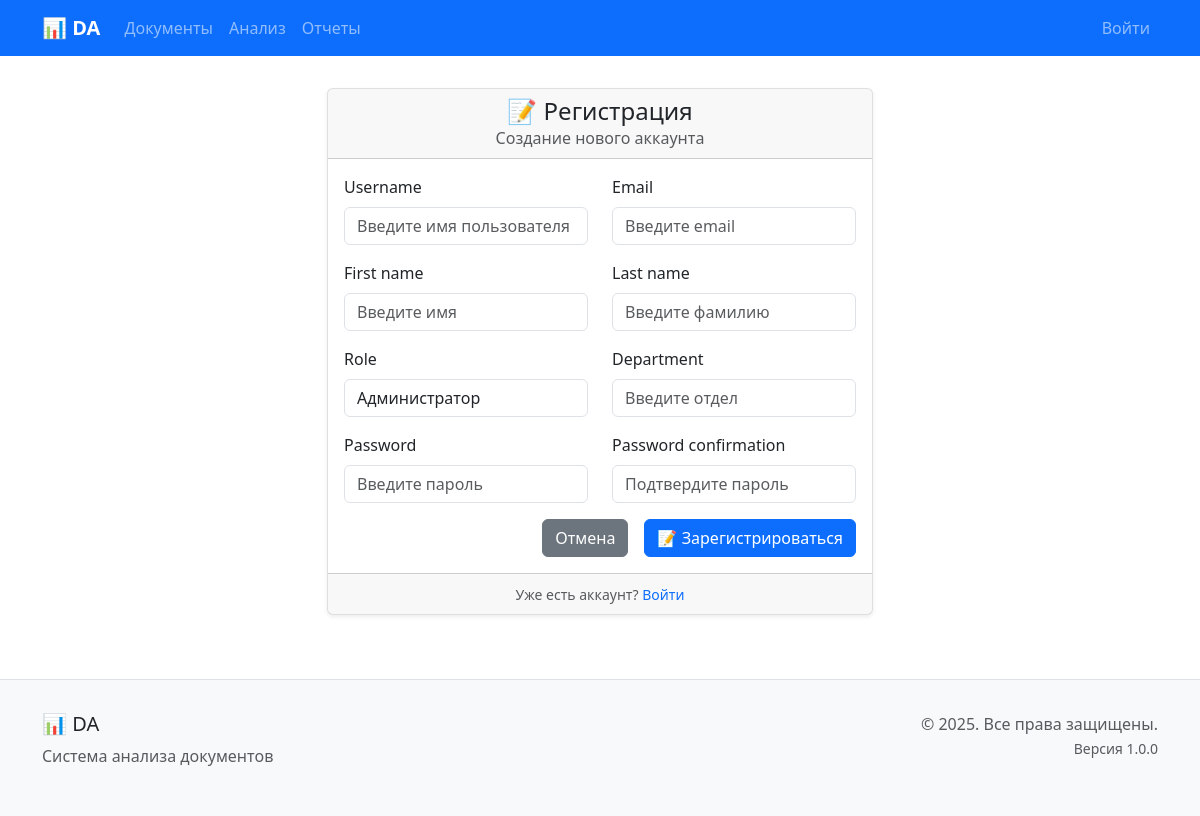
The page /users/register/ on the database its author committed.
### settings/models.py (models this page shows, shortened)
class ApplicationSettings(models.Model):
    app_name = models.CharField(
        max_length=100,
        default='📊 Анализатор документов',
        verbose_name='Название приложения'
    )
    app_description = models.TextField(
        default='Система анализа документов',
        verbose_name='Описание приложения'
    )
    max_file_size = models.PositiveIntegerField(
        default=10485760,  # 10MB
        verbose_name='Максимальный размер файла (байты)'
    )
    allowed_file_types = models.TextField(
        default='docx,pdf',
        verbose_name='Разрешенные типы файлов (через запятую)'
    )
    auto_analysis_enabled = models.BooleanField(
        default=True,
        verbose_name='Автоматический анализ включен'
    )
    analysis_timeout = models.PositiveIntegerField(
        default=300,  # 5 минут
        verbose_name='Таймаут анализа (секунды)'
    )
    default_neural_network_model = models.CharField(
        max_length=100,
        default='llama3',
        verbose_name='Модель нейросети по умолчанию'
    )
    auto_reports_enabled = models.BooleanField(
        default=True,
        verbose_name='Автоматическая генерация отчетов включена'
    )
    default_report_format = models.CharField(
        max_length=10,
        choices=[('pdf', 'PDF'), ('docx', 'DOCX')],
        default='pdf',
        verbose_name='Формат отчета по умолчанию'
    )
    items_per_page = models.PositiveIntegerField(
        default=10,
        verbose_name='Количество элементов на странице'
    )
    email_notifications_enabled = models.BooleanField(
        default=False,
        verbose_name='Email уведомления включены'
    )
    notification_email = models.EmailField(
        blank=True,
        verbose_name='Email для уведомлений'
    )
    session_timeout = models.PositiveIntegerField(
        default=3600,  # 1 час
        verbose_name='Таймаут сессии (секунды)'
    )
    max_login_attempts = models.PositiveIntegerField(
        default=5,
        verbose_name='Максимальное количество попыток входа'
    )
    microsoft_graph_enabled = models.BooleanField(
        default=False,
        verbose_name='Интеграция с Microsoft Graph включена'
    )
    microsoft_tenant_id = models.CharField(
        max_length=100,
        blank=True,
        verbose_name='ID арендатора Microsoft (Tenant ID)'
    )
    microsoft_client_id = models.CharField(
        max_length=100,
        blank=True,
        verbose_name='ID клиента Microsoft (Client ID)'
    )
    microsoft_client_secret = models.CharField(
        max_length=500,
        blank=True,
        verbose_name='Секрет клиента Microsoft (Client Secret)'
    )
    microsoft_redirect_uri = models.URLField(
        blank=True,
        default='http://localhost:8000/auth/microsoft/callback/',
        verbose_name='URI перенаправления Microsoft'
    )
    microsoft_scope = models.TextField(
        default='https://graph.microsoft.com/Files.Read https://graph.microsoft.com/Sites.Read.All',
        verbose_name='Области доступа Microsoft (Scope)'
    )
    microsoft_site_id = models.CharField(
        max_length=200,
        blank=True,
        verbose_name='ID сайта SharePoint'
    )
    microsoft_drive_id = models.CharField(
        max_length=200,
        blank=True,
        verbose_name='ID диска SharePoint'
    )
    microsoft_folder_path = models.CharField(
        max_length=500,
        blank=True,
        default='/Documents',
        verbose_name='Путь к папке в SharePoint'
    )
    microsoft_ad_sso_enabled = models.BooleanField(
        default=False,
        verbose_name='Microsoft Active Directory SSO включен'
    )
    microsoft_ad_sso_tenant_id = models.CharField(
        max_length=100,
        blank=True,
        verbose_name='ID арендатора AD (Tenant ID)'
    )
    microsoft_ad_sso_client_id = models.CharField(
        max_length=100,
        blank=True,
        verbose_name='ID клиента AD (Client ID)'
    )
    microsoft_ad_sso_client_secret = models.CharField(
        max_length=500,
        blank=True,
        verbose_name='Секрет клиента AD (Client Secret)'
    )
    microsoft_ad_sso_redirect_uri = models.URLField(
        blank=True,
        default='http://localhost:8000/auth/microsoft/sso/callback/',
        verbose_name='URI перенаправления AD SSO'
    )
    microsoft_ad_sso_scope = models.TextField(
        default='https://graph.microsoft.com/User.Read https://graph.microsoft.com/Group.Read.All',
        verbose_name='Области доступа AD SSO (Scope)'
    )
    microsoft_ad_sso_domain = models.CharField(
        max_length=200,
        blank=True,
        verbose_name='Домен Active Directory'
    )
    microsoft_ad_sso_directory_service = models.CharField(
        max_length=100,
        choices=[
            ('azure_ad', 'Azure Active Directory'),
            ('adfs', 'Active Directory Federation Services (ADFS)'),
            ('on_premises_ad', 'Локальный Active Directory'),
            ('hybrid_ad', 'Гибридная среда AD'),
        ],
        default='azure_ad',
        verbose_name='Тип службы каталогов'
    )
    microsoft_ad_sso_directory_url = models.URLField(
        blank=True,
        verbose_name='URL службы каталогов'
    )
    microsoft_ad_sso_realm = models.CharField(
        max_length=200,
        blank=True,
        verbose_name='Область (Realm)'
    )
    microsoft_ad_sso_issuer = models.URLField(
        blank=True,
        verbose_name='Издатель (Issuer)'
    )
    microsoft_ad_sso_metadata_url = models.URLField(
        blank=True,
        verbose_name='URL метаданных'
    )
    microsoft_ad_sso_certificate_thumbprint = models.CharField(
        max_length=100,
        blank=True,
        verbose_name='Отпечаток сертификата'
    )
    microsoft_ad_sso_saml_enabled = models.BooleanField(
        default=False,
        verbose_name='Использовать SAML'
    )
    created_at = models.DateTimeField(auto_now_add=True, verbose_name='Создано')
    updated_at = models.DateTimeField(auto_now=True, verbose_name='Обновлено')
    updated_by = models.ForeignKey(
        User,
        on_delete=models.SET_NULL,
        null=True,
        blank=True,
        verbose_name='Обновлено пользователем'
    )
    class Meta:
        verbose_name = 'Настройки приложения'
        verbose_name_plural = 'Настройки приложения'
    @classmethod
    def get_settings(cls):
        settings, created = cls.objects.get_or_create(
            defaults={
                'app_name': '📊 Анализатор документов',
                'app_description': 'Система анализа документов',
                'items_per_page': 10,
                'default_neural_network_model': 'llama3',
                'microsoft_graph_enabled': False,
                'microsoft_tenant_id': '',
                'microsoft_client_id': '',
                'microsoft_client_secret': '',
                'microsoft_redirect_uri': 'http://localhost:8000/auth/microsoft/callback/',
                'microsoft_scope': 'https://graph.microsoft.com/Files.Read https://graph.microsoft.com/Sites.Read.All',
                'microsoft_site_id': '',
                'microsoft_drive_id': '',
                'microsoft_folder_path': '/Documents',
                'microsoft_ad_sso_enabled': False,
                'microsoft_ad_sso_tenant_id': '',
                'microsoft_ad_sso_client_id': '',
                'microsoft_ad_sso_client_secret': '',
                'microsoft_ad_sso_redirect_uri': 'http://localhost:8000/auth/microsoft/sso/callback/',
                'microsoft_ad_sso_scope': 'https://graph.microsoft.com/User.Read https://graph.microsoft.com/Group.Read.All',
                'microsoft_ad_sso_domain': '',
                'microsoft_ad_sso_directory_service': 'azure_ad',
                'microsoft_ad_sso_directory_url': '',
                'microsoft_ad_sso_realm': '',
                'microsoft_ad_sso_issuer': '',
                'microsoft_ad_sso_metadata_url': '',
                'microsoft_ad_sso_certificate_thumbprint': '',
                'microsoft_ad_sso_saml_enabled': False,
            }
        )
        return settings

### users/views.py (the view, shortened to what this page needs)
# urls.py: path('register/', views.UserRegisterView.as_view(), name='register'),
class UserRegisterView(CreateView):
    model = User
    form_class = UserRegisterForm
    template_name = 'users/register.html'
    success_url = reverse_lazy('documents:list')

### templates/users/register.html (shortened to what this page needs)
{% extends 'base/base.html' %}
{% block content %}
<div class="row justify-content-center">
    <div class="col-md-8 col-lg-6">
        <div class="card">
            <div class="card-header text-center">
                <h4 class="mb-0">📝 Регистрация</h4>
                <p class="text-muted mb-0">Создание нового аккаунта</p>
            </div>
            <div class="card-body">
                <form method="post">
                    <div class="row">
                        <div class="col-md-6">
                            <div class="mb-3">
                                <label for="{{ form.username.id_for_label }}" class="form-label">
                                    {{ form.username.label }}
                                </label>
                                {{ form.username }}
                            </div>
                        </div>
                        <div class="col-md-6">
                            <div class="mb-3">
                                <label for="{{ form.email.id_for_label }}" class="form-label">
                                    {{ form.email.label }}
                                </label>
                                {{ form.email }}
                            </div>
                        </div>
                    </div>
                    <div class="row">
                        <div class="col-md-6">
                            <div class="mb-3">
                                <label for="{{ form.first_name.id_for_label }}" class="form-label">
                                    {{ form.first_name.label }}
                                </label>
                                {{ form.first_name }}
                            </div>
                        </div>
                        <div class="col-md-6">
                            <div class="mb-3">
                                <label for="{{ form.last_name.id_for_label }}" class="form-label">
                                    {{ form.last_name.label }}
                                </label>
                                {{ form.last_name }}
                            </div>
                        </div>
                    </div>
                    <div class="row">
                        <div class="col-md-6">
                            <div class="mb-3">
                                <label for="{{ form.role.id_for_label }}" class="form-label">
                                    {{ form.role.label }}
                                </label>
                                {{ form.role }}
                            </div>
                        </div>
                        <div class="col-md-6">
                            <div class="mb-3">
                                <label for="{{ form.department.id_for_label }}" class="form-label">
                                    {{ form.department.label }}
                                </label>
                                {{ form.department }}
                            </div>
                        </div>
                    </div>
                    <div class="row">
                        <div class="col-md-6">
                            <div class="mb-3">
                                <label for="{{ form.password1.id_for_label }}" class="form-label">
                                    {{ form.password1.label }}
                                </label>
                                {{ form.password1 }}
                            </div>
                        </div>
                        <div class="col-md-6">
                            <div class="mb-3">
                                <label for="{{ form.password2.id_for_label }}" class="form-label">
                                    {{ form.password2.label }}
                                </label>
                                {{ form.password2 }}
                            </div>
                        </div>
                    </div>
                    <div class="d-grid gap-2 d-md-flex justify-content-md-end">
                        <a href="{% url 'users:login' %}" class="btn btn-secondary me-md-2">
                            Отмена
                        </a>
                        <button type="submit" class="btn btn-primary">
                            📝 Зарегистрироваться
                        </button>
                    </div>
                </form>
            </div>
            <div class="card-footer text-center">
                <small class="text-muted">
                    Уже есть аккаунт?
                    <a href="{% url 'users:login' %}" class="text-decoration-none">
                        Войти
                    </a>
                </small>
            </div>
        </div>
    </div>
</div>
{% endblock %}

### templates/base/base.html (shortened to what this page needs)
<!DOCTYPE html>
<html lang="ru">
<head>
    <link href="https://cdn.jsdelivr.net/npm/bootstrap@5.3.0/dist/css/bootstrap.min.css" rel="stylesheet">
    <link href="https://cdnjs.cloudflare.com/ajax/libs/font-awesome/6.0.0/css/all.min.css" rel="stylesheet">
</head>
<body>
    <nav class="navbar navbar-expand-lg navbar-dark bg-primary">
        <div class="container">
            <a class="navbar-brand" href="{% url 'documents:list' %}">
                {{ app_name|default:"📊 Анализатор документов" }}
            </a>
            <div class="collapse navbar-collapse" id="navbarNav">
                <ul class="navbar-nav me-auto">
                    <li class="nav-item">
                        <a class="nav-link" href="{% url 'documents:list' %}">Документы</a>
                    </li>
                    <li class="nav-item">
                        <a class="nav-link" href="{% url 'analysis:list' %}">Анализ</a>
                    </li>
                    <li class="nav-item">
                        <a class="nav-link" href="{% url 'reports:list' %}">Отчеты</a>
                    </li>
                </ul>
                <ul class="navbar-nav">
                    {% if user.is_authenticated %}
                        <li class="nav-item dropdown">
                            <a class="nav-link dropdown-toggle" href="#" role="button" data-bs-toggle="dropdown">
                                {{ user.get_full_name|default:user.username }}
                                <span class="badge bg-light text-dark">{{ user.get_role_display }}</span>
                            </a>
                            <ul class="dropdown-menu">
                                <li><a class="dropdown-item" href="{% url 'users:profile' %}">Профиль</a></li>
                                <li><hr class="dropdown-divider"></li>
                                <li>
                                    <form method="post" action="{% url 'users:logout' %}" style="display: inline;">
                                        {% csrf_token %}
                                        <button type="submit" class="dropdown-item" style="border: none; background: none; width: 100%; text-align: left; padding: 0.25rem 1rem;">
                                            Выйти
                                        </button>
                                    </form>
                                </li>
                            </ul>
                        </li>
                    {% else %}
                        <li class="nav-item">
                            <a class="nav-link" href="{% url 'users:login' %}">Войти</a>
                        </li>
                    {% endif %}
                </ul>
            </div>
        </div>
    </nav>
    <div class="container main-content">
        {% block content %}{% endblock %}
    </div>
    <footer class="footer">
        <div class="container">
            <div class="row">
                <div class="col-md-6">
                    <h5>{{ app_name|default:"📊 Анализатор документов" }}</h5>
                    <p class="text-muted">{{ app_description|default:"Система анализа документов" }}</p>
                </div>
                <div class="col-md-6 text-md-end">
                    <p class="text-muted">
                        &copy; 2025. Все права защищены.<br>
                        <small>Версия 1.0.0</small>
                    </p>
                </div>
            </div>
        </div>
    </footer>
</body>
</html>

### rows shown on the page
ApplicationSettings: app_name "📊 DA", app_description "Система анализа документов"
